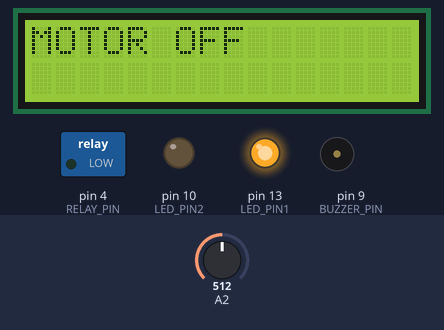
Bench run of a sketch on a simulated Arduino Uno, built with avr-gcc and run on an emulated ATmega328P. Shown: 16×2 character LCD, switched loads named in the sketch (green lamp = pin HIGH), output pins drawn as LEDs (lit = HIGH), buzzer (waves = sounding). The test bench sets the inputs (shaded band); at power-on: A2 = 512. What the sketch prints to the serial monitor is not drawn.

Above: at 1.2 s.
1.3 s: A2 set to 311
11.5 s: A2 set to 282
At 16.4 s:
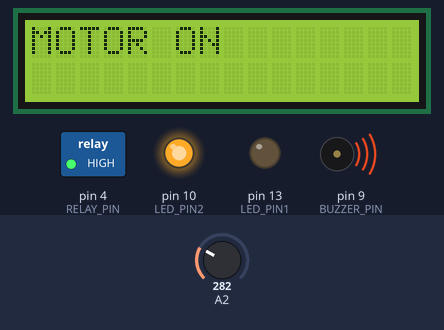
17.5 s: A2 set to 306
At 24.9 s:
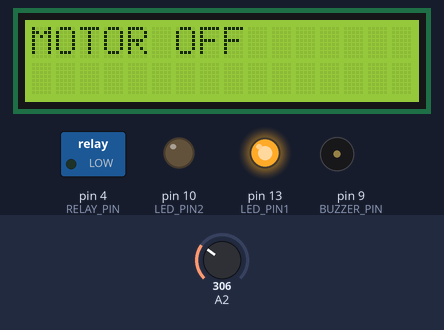
25.6 s: A2 set to 290
At 30.4 s:
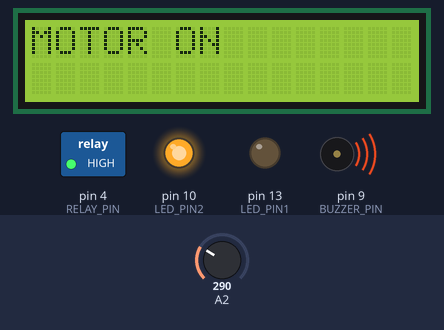
Timing chart, 0 to 31.9 s (numbered marks = the images above; inputs shaded):
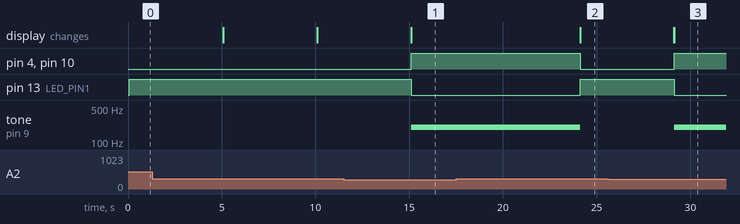

Measured:
- the behaviour switches between 300 and 299 on A2 (found by bisection; images 0 and 1)
- after the input at 11.5 s, pin 4 (RELAY_PIN), pin 10 (LED_PIN2): LOW → HIGH after 3.6 s; pin 13 (LED_PIN1): HIGH → LOW after 3.6 s; tone on pin 9 (BUZZER_PIN): silent → 200 Hz after 3.6 s; the display: first differs from a run without the input after 3.6 s (image 1)
- after the input at 17.5 s, pin 4 (RELAY_PIN), pin 10 (LED_PIN2): HIGH → LOW after 6.6 s; pin 13 (LED_PIN1): LOW → HIGH after 6.6 s; tone on pin 9 (BUZZER_PIN): 200 Hz → silent after 6.6 s; the display: first differs from a run without the input after 6.6 s (image 2)
- after the input at 25.6 s, pin 4 (RELAY_PIN), pin 10 (LED_PIN2): LOW → HIGH after 3.5 s; pin 13 (LED_PIN1): HIGH → LOW after 3.5 s; tone on pin 9 (BUZZER_PIN): silent → 200 Hz after 3.5 s; the display: first differs from a run without the input after 3.5 s (image 3)

The sketch:

irrigation.ino
```cpp
#include<LiquidCrystal_I2C.h>
#define LED_PIN1 13
#define LED_PIN2 10
#define RELAY_PIN 4
#define soil A2
#define SAD_PIN A4
#define SCL_PIN A5
#define BUZZER_PIN 9
 LiquidCrystal_I2C lcd(32,16,2);


void setup(){
  Serial.begin(115200);
  pinMode(LED_PIN1,OUTPUT);
  pinMode(LED_PIN2,OUTPUT);
  pinMode(RELAY_PIN,OUTPUT);
  pinMode(BUZZER_PIN,OUTPUT);
   lcd.init();
  lcd.backlight();
}


void loop(){
  lcd.setCursor(0,0);
 int soil_moist=analogRead(A2);

  Serial.println(soil_moist);
  if(soil_moist<300){
    digitalWrite(LED_PIN2,HIGH);
    digitalWrite(RELAY_PIN,HIGH);
    digitalWrite(LED_PIN1,LOW);
     tone(BUZZER_PIN,200);


  lcd.print("MOTOR ON");
    delay(9000);
    lcd.clear();


  }
  else{
    digitalWrite(LED_PIN1,HIGH);
    digitalWrite(RELAY_PIN,LOW);

    digitalWrite(LED_PIN2,LOW);
   noTone(BUZZER_PIN);
    lcd.print("MOTOR OFF");
    delay(5000);
    lcd.clear();


  }
}
```
